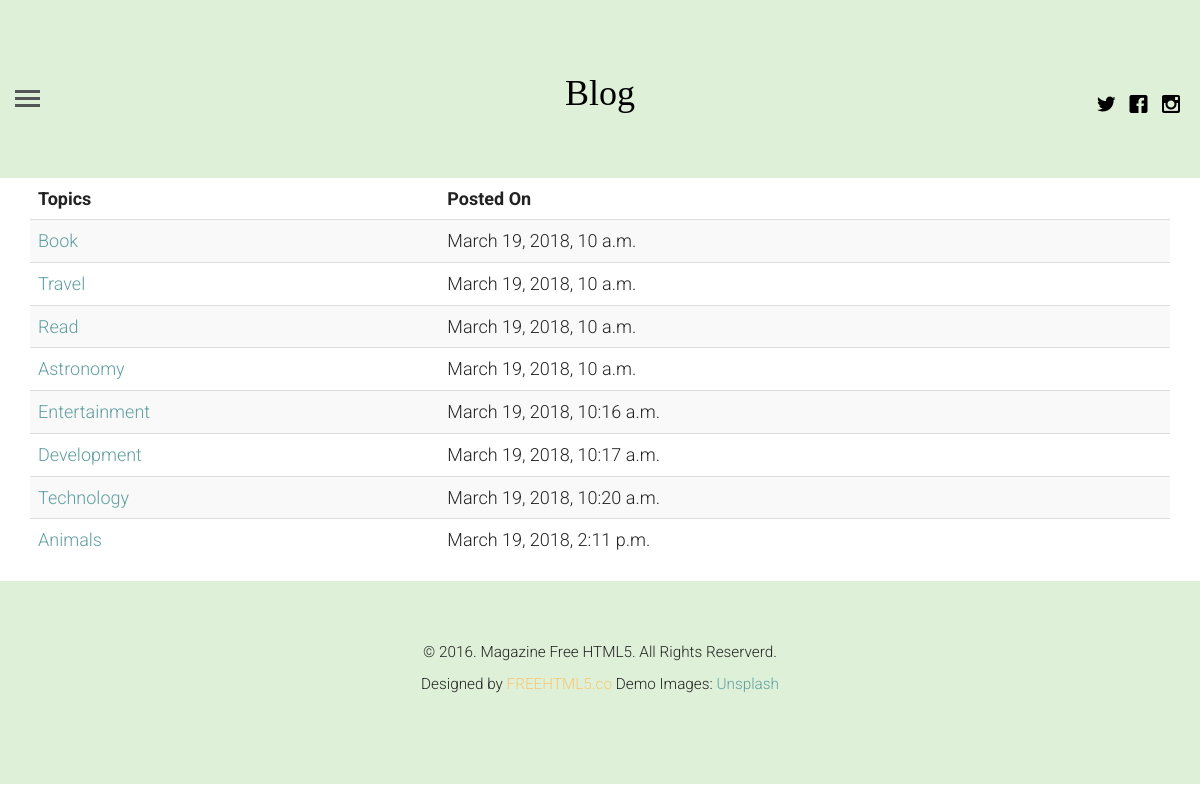
The app's page /topics with its own data.
### blogapp/models.py (models this page shows, shortened)
class category(models.Model):
    name = models.CharField(max_length=100)
    posted_on = models.DateTimeField(auto_now=False,auto_now_add=True)
    updated_on = models.DateTimeField(auto_now=True, auto_now_add=False)

### blogapp/views.py (the view)
# urls.py: path('topics', views.getCategory, name="category"),
def getCategory(request):
    query = category.objects.all()
    return render(request, 'topics.html', {"topic": query})

### templates/topics.html (shortened to what this page needs)
<!DOCTYPE html>
{% extends 'base.html' %}
{% block content %}
<div class="container">
    <table class="table table-striped">
        <thead>
            <tr>
                <td><b>Topics</b></td>
                <td><b>Posted On</b></td>
            </tr>
        </thead>
        <tbody>
            {% for t in topic%}
                <tr>
                    <td><a href="{% url 'blog:topic' name=t.name %}" target="_blank">{{t.name}}</a></td>
                    <td>{{t.posted_on}}</td>
                </tr>
            {% endfor %}
        </tbody>
    </table>
</div>
{% endblock %}

### blogapp/static/css/style.css (style rules this page uses)
html { background: #fff; }
body { font-family: "Roboto", arial, sans-serif; font-size: 18px; font-weight: 300; line-height: 1.8; color: #222; background: #fff; }
a { color: #f7c873; -webkit-transition: 0.5s; -o-transition: 0.5s; transition: 0.5s; }

### blogapp/static/css/custom.css (style rules this page uses)
span.step-links a:first-child, a:last-child { color: cadetblue; }

### records on screen
category: name "Book", posted_on "March 19, 2018, 10 a.m."
category: name "Travel", posted_on "March 19, 2018, 10 a.m."
category: name "Read", posted_on "March 19, 2018, 10 a.m."
category: name "Astronomy", posted_on "March 19, 2018, 10 a.m."
category: name "Entertainment", posted_on "March 19, 2018, 10:16 a.m."
category: name "Development", posted_on "March 19, 2018, 10:17 a.m."
category: name "Technology", posted_on "March 19, 2018, 10:20 a.m."
category: name "Animals", posted_on "March 19, 2018, 2:11 p.m."
